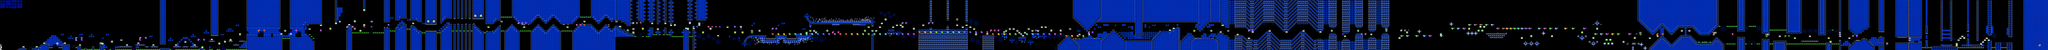

Below is a game level as drawn by its tile map, then a one-line description and the .tmx that defines it (tile-layer data replaced by summaries):
An orthogonal 1088x27 tile map with 16x16 px tiles, 2 tile layers (SP, ...), 2 tilesets, 2 image layers.

<map version="1.10" tiledversion="1.11.2" orientation="orthogonal" renderorder="right-down" width="1088" height="27" tilewidth="16" tileheight="16" infinite="0" nextlayerid="5" nextobjectid="1">
 <editorsettings>
  <chunksize width="16" height="27" />
  <export target="geometricaldominator.csv" format="csv" />
 </editorsettings>
 <tileset firstgid="1" name="famidash" tilewidth="16" tileheight="16" tilecount="256" columns="16">
  <image source="../../../GRAPHICS/famidash.bmp" width="256" height="256" />
 </tileset>
 <tileset firstgid="257" name="sprites" tilewidth="16" tileheight="16" tilecount="256" columns="16">
  <image source="../../../GRAPHICS/sprites.png" width="256" height="256" />
 </tileset>
 <imagelayer id="3" name="Image Layer 1" parallaxx="0.9" parallaxy="0.9" repeatx="1" repeaty="1">
  <image source="../../../GRAPHICS/Old/parallax Blue.bmp" width="144" height="72" />
 </imagelayer>
 <imagelayer id="4" name="Image Layer 2" offsetx="0" offsety="432" repeatx="1">
  <image source="../../../GRAPHICS/ground.bmp" width="64" height="128" />
 </imagelayer>
 <layer id="1" width="1088" height="27">
  <data>[29376 cells, 15086 non-empty, 132 distinct tile ids]</data>
 </layer>
 <layer id="2" name="SP" width="1088" height="27">
  <data>[29376 cells, 393 non-empty, 77 distinct tile ids]</data>
 </layer>
</map>
